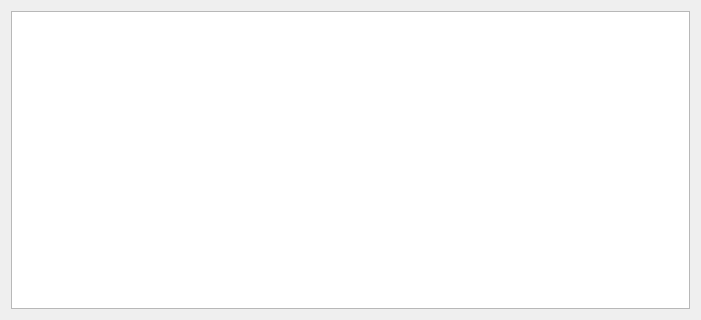
<?xml version="1.0" encoding="UTF-8"?>
<ui version="4.0">
 <class>QtDialog</class>
 <widget class="QDialog" name="QtDialog">
  <property name="geometry">
   <rect>
    <x>0</x>
    <y>0</y>
    <width>701</width>
    <height>320</height>
   </rect>
  </property>
  <property name="font">
   <font>
    <family>Courier New</family>
    <pointsize>12</pointsize>
   </font>
  </property>
  <layout class="QVBoxLayout" name="verticalLayout">
   <item>
    <widget class="QTableWidget" name="examples_widget">
     <property name="sizePolicy">
      <sizepolicy hsizetype="Preferred" vsizetype="MinimumExpanding">
       <horstretch>0</horstretch>
       <verstretch>0</verstretch>
      </sizepolicy>
     </property>
     <property name="verticalScrollBarPolicy">
      <enum>Qt::ScrollBarAlwaysOff</enum>
     </property>
     <property name="horizontalScrollBarPolicy">
      <enum>Qt::ScrollBarAlwaysOff</enum>
     </property>
     <property name="sizeAdjustPolicy">
      <enum>QAbstractScrollArea::AdjustToContents</enum>
     </property>
     <property name="autoScroll">
      <bool>false</bool>
     </property>
     <property name="tabKeyNavigation">
      <bool>false</bool>
     </property>
     <property name="alternatingRowColors">
      <bool>true</bool>
     </property>
     <property name="textElideMode">
      <enum>Qt::ElideNone</enum>
     </property>
     <property name="wordWrap">
      <bool>true</bool>
     </property>
     <attribute name="horizontalHeaderVisible">
      <bool>false</bool>
     </attribute>
     <attribute name="horizontalHeaderStretchLastSection">
      <bool>true</bool>
     </attribute>
     <attribute name="verticalHeaderCascadingSectionResizes">
      <bool>false</bool>
     </attribute>
     <column>
      <property name="text">
       <string>Examples</string>
      </property>
     </column>
    </widget>
   </item>
  </layout>
 </widget>
 <layoutdefault spacing="6" margin="11"/>
 <resources/>
 <connections/>
</ui>
